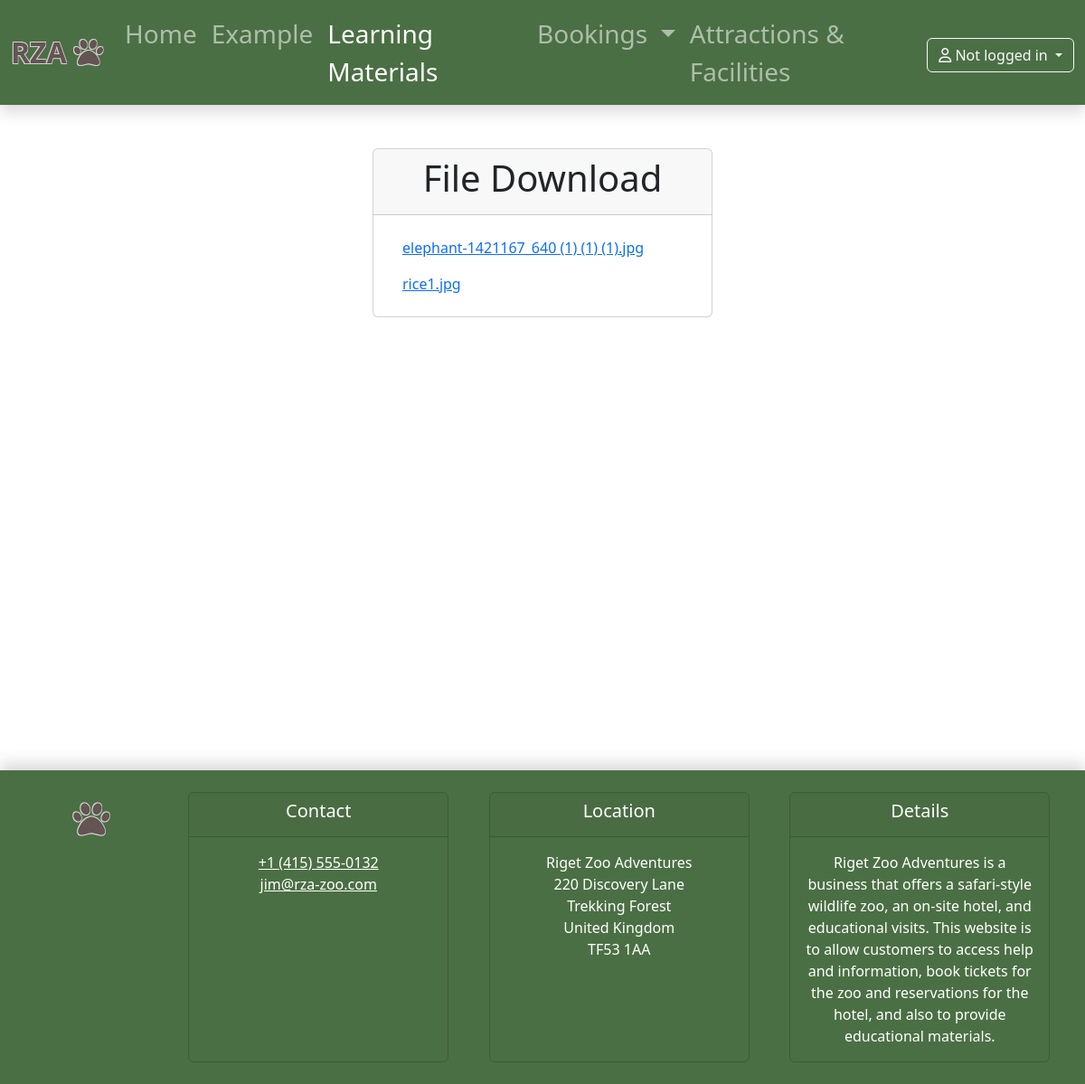
Screenshot of /upload_files.php with the database file from the repository.
### tables this page shows
CREATE TABLE `materials` (
  `username` varchar(100) NOT NULL,
  `files` varchar(100) NOT NULL
);

### src/upload_files.php (the view, shortened to what this page needs)
<?php
require_once "include/utils.php";
$select_files ="SELECT * FROM materials";
function selectAll($selectAllQuery){
    $operation = [
        "result" => "",
        "error" => ""
    ];
    try{
      global $pdo;
      $stmt = $pdo->prepare($selectAllQuery);
      $stmt->execute();
      $operation["result"] = $stmt->fetchAll();
    }catch(PDOException $e){
      $operation["error"] = $e->getMessage();
    }
    return $operation;
}
$selectAll=selectAll($select_files);
include_once "include/base.php";
?>
<article>
    <section class="container-fluid mt-5">
        <div class="row">
            <div class="col-md-4 mx-auto">
                <div class="card" style="width: 100%">
                        <div class="card-header">
                            <h1  class="text-center card-title">File Download</h1>
                        </div>
                        <div class="card-body">
                            <?php if(isset($selectAll)):?>
                                <?php if($selectAll["error"]):?>
                                    <div class="alert alert-danger" role="alert"><?php echo($selectAll["error"]) ?></div>
                                <?php elseif($selectAll["result"]):  ?>
                                    <?php foreach ($selectAll["result"] as $file): ?>
                                        <?php $file_path = 'uploads/' . $file['files'];?>
                                        <ul class="list-group list-group-flush">
                                            <li class="list-group-item"><a href="<?php echo $file_path; ?>" download="<?php echo $file['files']; ?>"><?php echo $file['files']; ?></a></li>
                                        </ul>
                                    <?php endforeach; ?>
                                <?php else: ?>
                                    <div class="alert alert-info" role="alert">No files found!</div>
                                <?php endif; ?>
                            <?php endif; ?>
                        </div>
                </div>
            </div>
        </div>
    </section>
</article>
<?php include_once "include/footer.php"; ?>

### rows the page displays
materials: files "elephant-1421167_640 (1) (1) (1).jpg"
materials: files "rice1.jpg"

### other values shown
$_SESSION["user"] "Not logged in"
